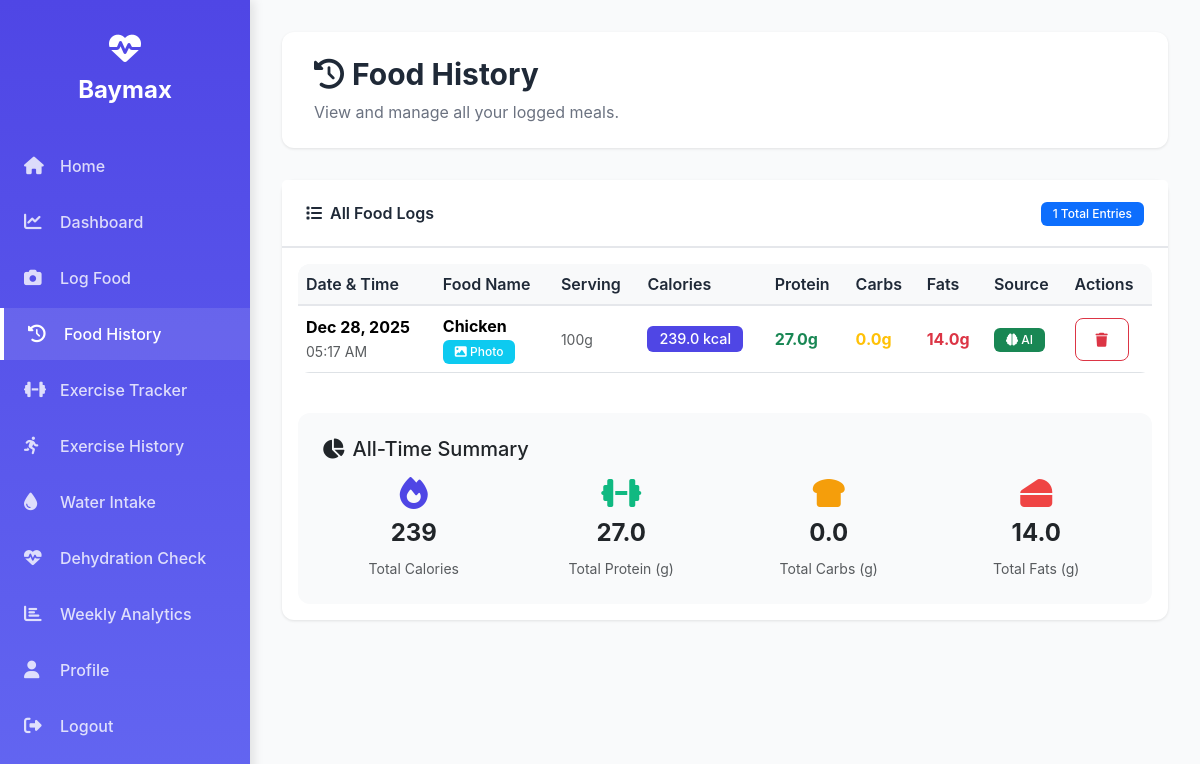
Page /food_history (signed in) on the earlier database version.
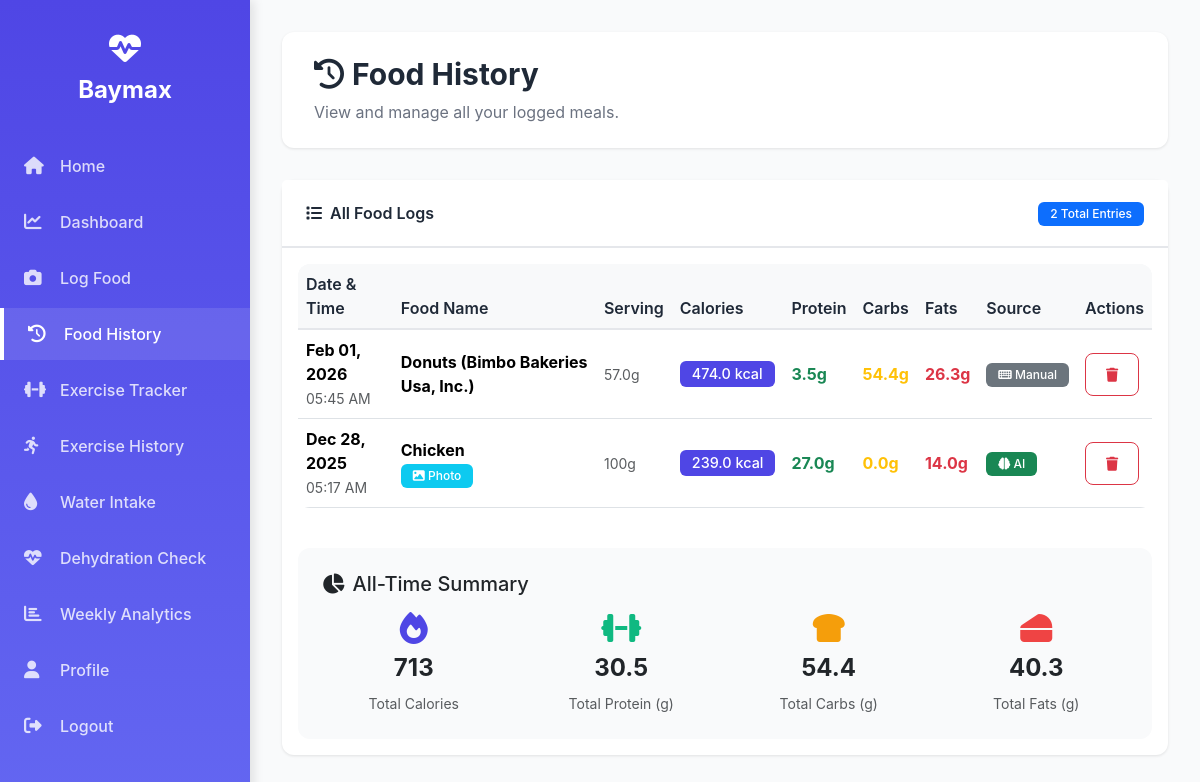
Same page on the later database version.
### app.py (models this page shows)
class FoodLog(db.Model):
    id = db.Column(db.Integer, primary_key=True)
    user_id = db.Column(db.Integer, db.ForeignKey('user.id'))
    food_name = db.Column(db.String(200))
    calories = db.Column(db.Float)
    protein = db.Column(db.Float, default=0)
    carbs = db.Column(db.Float, default=0)
    fats = db.Column(db.Float, default=0)
    serving_size = db.Column(db.String(100), default="100g")
    date = db.Column(db.DateTime, default=datetime.utcnow)
    source = db.Column(db.String(50))
    image_path = db.Column(db.String(300), nullable=True)

### app.py (the view)
@app.route('/food_history')
@login_required
def food_history():
    logs = FoodLog.query.filter_by(user_id=current_user.id).order_by(FoodLog.date.desc()).all()
    return render_template('food_history.html', logs=logs)

### app.py (called while the page is built)
@login_manager.user_loader
def load_user(user_id):
    return User.query.get(int(user_id))

### templates/food_history.html (shortened to what the changed rows need)
{% extends "base.html" %}
{% block content %}
<div class="content-header">
    <h1><i class="fas fa-history me-2"></i>Food History</h1>
</div>
<div class="row mb-4">
    <div class="col-md-12">
        <div class="card">
            <div class="card-header d-flex justify-content-between align-items-center">
                <div>
                    <span class="badge bg-primary">{{ logs|length }} Total Entries</span>
                </div>
            </div>
            <div class="card-body">
                {% if logs %}
                <div class="table-responsive">
                    <table class="table table-hover align-middle">
                        <thead class="table-light">
                            <tr>
                                <th>Date & Time</th>
                                <th>Food Name</th>
                                <th>Serving</th>
                                <th>Calories</th>
                                <th>Protein</th>
                                <th>Carbs</th>
                                <th>Fats</th>
                                <th>Source</th>
                                <th>Actions</th>
                            </tr>
                        </thead>
                        <tbody>
                            {% for log in logs %}
                            <tr>
                                <td>
                                    <div>
                                        <strong>{{ log.date.strftime('%b %d, %Y') }}</strong>
                                        <br>
                                        <small class="text-muted">{{ log.date.strftime('%I:%M %p') }}</small>
                                    </div>
                                </td>
                                <td>
                                    <strong>{{ log.food_name|title }}</strong>
                                    {% if log.image_path %}
                                    <br><span class="badge badge-sm bg-info"><i class="fas fa-image"></i> Photo</span>
                                    {% endif %}
                                </td>
                                <td><small class="text-muted">{{ log.serving_size }}</small></td>
                                <td>
                                    <span class="badge" style="background: #4F46E5; font-size: 0.9rem;">
                                        {{ log.calories }} kcal
                                    </span>
                                </td>
                                <td><span class="text-success fw-bold">{{ log.protein }}g</span></td>
                                <td><span class="text-warning fw-bold">{{ log.carbs }}g</span></td>
                                <td><span class="text-danger fw-bold">{{ log.fats }}g</span></td>
                                <td>
                                    {% if log.source == 'ai' %}
                                    <span class="badge bg-success"><i class="fas fa-brain"></i> AI</span>
                                    {% elif log.source == 'search' %}
                                    <span class="badge bg-info"><i class="fas fa-search"></i> Search</span>
                                    {% else %}
                                    <span class="badge bg-secondary"><i class="fas fa-keyboard"></i> Manual</span>
                                    {% endif %}
                                </td>
                                <td>
                                    <form method="post" action="{{ url_for('delete_log', log_id=log.id) }}" style="display: inline;" onsubmit="return confirm('Are you sure you want to delete this entry?');">
                                        <button type="submit" class="btn btn-sm btn-outline-danger" title="Delete">
                                            <i class="fas fa-trash"></i>
                                        </button>
                                    </form>
                                </td>
                            </tr>
                            {% endfor %}
                        </tbody>
                    </table>
                </div>
                <div class="mt-4 p-4" style="background: #F9FAFB; border-radius: 12px;">
                    <h5 class="mb-3"><i class="fas fa-chart-pie me-2"></i>All-Time Summary</h5>
                    <div class="row text-center">
                        <div class="col-md-3">
                            <div class="mb-2">
                                <i class="fas fa-fire fa-2x" style="color: #4F46E5;"></i>
                            </div>
                            <h4 class="fw-bold">{{ logs|sum(attribute='calories')|int }}</h4>
                            <small class="text-muted">Total Calories</small>
                        </div>
                        <div class="col-md-3">
                            <div class="mb-2">
                                <i class="fas fa-dumbbell fa-2x" style="color: #10B981;"></i>
                            </div>
                            <h4 class="fw-bold">{{ logs|sum(attribute='protein')|round(1) }}</h4>
                            <small class="text-muted">Total Protein (g)</small>
                        </div>
                        <div class="col-md-3">
                            <div class="mb-2">
                                <i class="fas fa-bread-slice fa-2x" style="color: #F59E0B;"></i>
                            </div>
                            <h4 class="fw-bold">{{ logs|sum(attribute='carbs')|round(1) }}</h4>
                            <small class="text-muted">Total Carbs (g)</small>
                        </div>
                        <div class="col-md-3">
                            <div class="mb-2">
                                <i class="fas fa-cheese fa-2x" style="color: #EF4444;"></i>
                            </div>
                            <h4 class="fw-bold">{{ logs|sum(attribute='fats')|round(1) }}</h4>
                            <small class="text-muted">Total Fats (g)</small>
                        </div>
                    </div>
                </div>
                {% endif %}
            </div>
        </div>
    </div>
</div>
{% endblock %}

Differences in the rows shown:
added FoodLog: date "Feb 01, 2026", date "05:45 AM", food_name "Donuts (Bimbo Bakeries Usa, Inc.)", serving_size "57.0g", calories "474.0", protein "3.5", carbs "54.4", fats "26.3", source "manual" (drawn)
Other differences:
{{ logs|length }}: "1" → "2"
{{ logs|sum(attribute='calories')|int }}: "239" → "713"
{{ logs|sum(attribute='protein')|round(1) }}: "27.0" → "30.5"
{{ logs|sum(attribute='carbs')|round(1) }}: "0.0" → "54.4"
{{ logs|sum(attribute='fats')|round(1) }}: "14.0" → "40.3"
